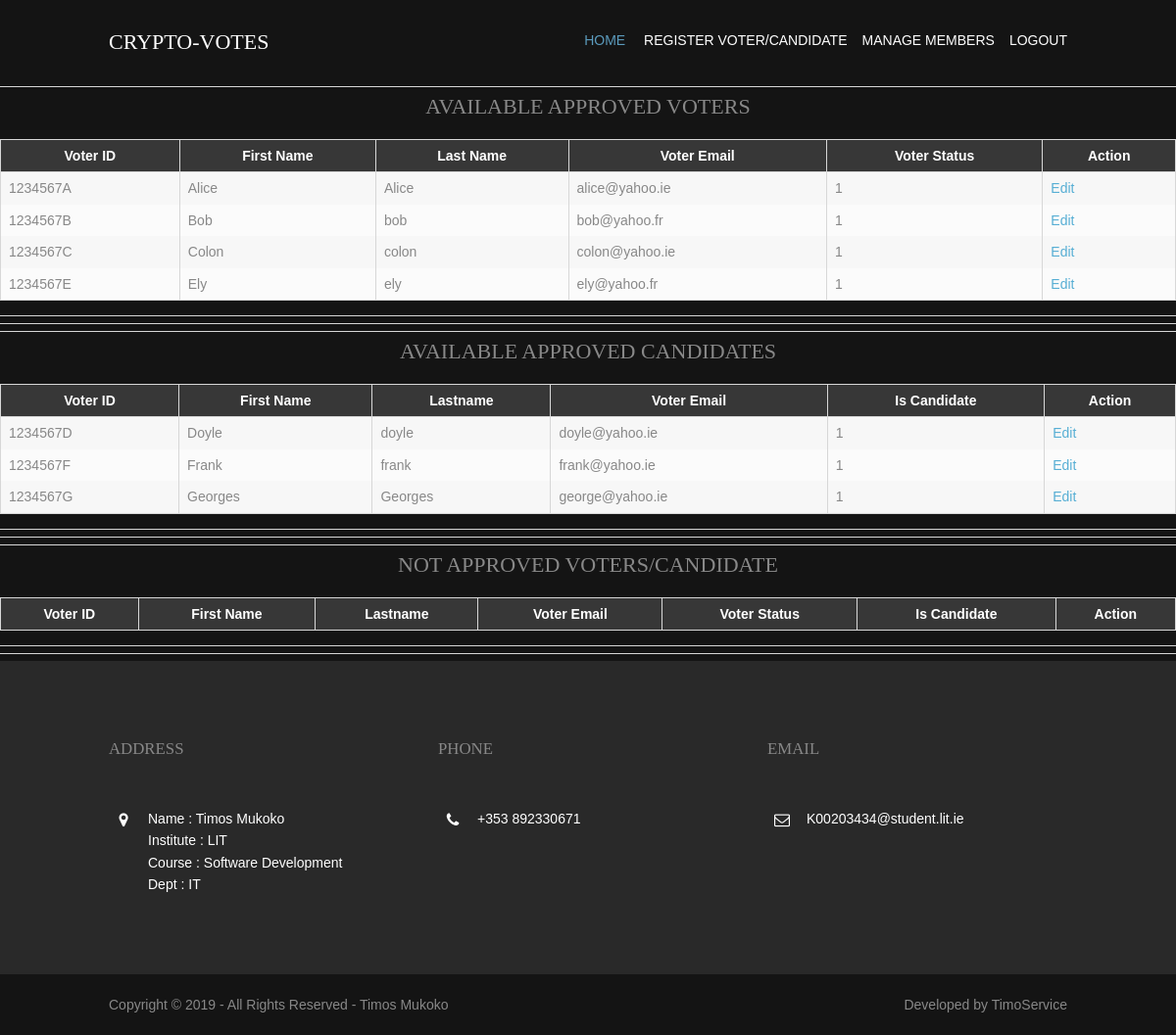
The page /manage-members.php (signed in) on the database its author committed.
### tables this page shows
CREATE TABLE `tbmembers` (
  `member_id` int(5) NOT NULL AUTO_INCREMENT,
  `first_name` varchar(45) NOT NULL,
  `last_name` varchar(45) NOT NULL,
  `email` varchar(45) NOT NULL,
  `voter_id` varchar(10) NOT NULL,
  `voter_pin` int(5) NOT NULL,
  `password` varchar(45) NOT NULL,
  `voter_status` int(11) NOT NULL DEFAULT '0',
  `candi_status` int(11) NOT NULL DEFAULT '0',
  `is_candidate` int(11) NOT NULL DEFAULT '0',
  `milestones` varchar(500) DEFAULT 'N/A',
  PRIMARY KEY (`member_id`),
  UNIQUE KEY `voter_id` (`voter_id`)
);

### manage-members.php (the view, shortened to what this page needs)
<?php
    $mysqli = new mysqli("localhost", "root", "", "poll3");
    $result = $mysqli->query("SELECT * FROM tbmembers WHERE voter_status=1 AND candi_status = 0");
?>
<?php
    $mysqli = new mysqli("localhost", "root", "", "poll3");
    $result3 = $mysqli->query("SELECT * FROM tbmembers WHERE candi_status=1");
?>
<!DOCTYPE html>
<html>
<head>
<link href="layout/styles/layout.css" rel="stylesheet" type="text/css" media="all">
</head>
<body id="top">
<div class="wrapper row1">
  <header id="header" class="hoc clear">
    <div id="logo" class="fl_left">
      <h1><a href="index.php">CRYPTO-VOTES</a></h1>
    </div>
    <nav id="mainav" class="fl_right">
      <ul class="clear">
        <li class="active"><a href="authority-manage.php">Home</a></li>
		<li><a href="registeracc.php">Register voter/Candidate</a>
                <li><a href="manage-members.php">Manage Members</a>
        <li><a href="logout.php">Logout</a></li>
      </ul>
    </nav>
  </header>
</div>
<div >
<hr>
<table border="0" width="620" align="center">
<CAPTION><h3>AVAILABLE APPROVED VOTERS </h3></CAPTION>
<tr>
<th>Voter ID</th>
<th>First Name</th>
<th>Last Name</th>
<th>Voter Email</th>
<th>Voter Status</th>
<th>Action</th>
</tr>
<?php
    while ($row = mysqli_fetch_array($result)){
    echo "<tr>";
    echo "<td>" . $row['voter_id']."</td>";
    echo "<td>" . $row['first_name']."</td>";
    echo "<td>" . $row['last_name']."</td>";
    echo "<td>" . $row['email']."</td>";
    echo "<td>" . $row['voter_status']."</td>";
	echo '<td><a href="updateMembres.php?id='.$row['member_id'].'" >Edit</a></td>';
	echo "</tr>";
    }
?>
</table>
<hr>
<hr>
</div>
  <div >
<hr>
<table border="0" width="620" align="center">
<CAPTION><h3>AVAILABLE APPROVED CANDIDATES </h3></CAPTION>
<tr>
<th>Voter ID</th>
<th>First Name</th>
<th>Lastname</th>
<th>Voter Email</th>
<th>Is Candidate</th>
<th>Action</th>
</tr>
<?php
    while ($row = mysqli_fetch_array($result3)){
    echo "<tr>";
    echo "<td>" . $row['voter_id']."</td>";
    echo "<td>" . $row['first_name']."</td>";
    echo "<td>" . $row['last_name']."</td>";
    echo "<td>" . $row['email']."</td>";
    echo "<td>" . $row['is_candidate']."</td>";
    echo '<td><a href="updateMembres.php?id='.$row['member_id'].'" >Edit</a></td>';
    echo "</tr>";
    }
?>
</table>
<hr>
<hr>
</div>
  <div >
<hr>
<table border="0" width="620" align="center">
<CAPTION><h3>NOT APPROVED VOTERS/CANDIDATE </h3></CAPTION>
<tr>
<th>Voter ID</th>
<th>First Name</th>
<th>Lastname</th>
<th>Voter Email</th>
<th>Voter Status</th>
<th>Is Candidate</th>
<th>Action</th>
</tr>
</table>
<hr>
<hr>
</div>
<?php include 'footer.php'; ?>

### footer.php (shortened to what this page needs)
<div class="wrapper row4">
  <footer id="footer" class="hoc clear">
    <div class="one_third first">
      <h6 class="title">Address</h6>
      <ul class="nospace linklist contact">
        <li><i class="fa fa-map-marker"></i>
          <address>
          <p>
          Name        : Timos Mukoko <br>
          Institute   : LIT <br>
          Course      : Software Development <br>
          Dept        : IT <br>
          </p>
          </address>
        </li>
      </ul>
    </div>
    <div class="one_third">
      <h6 class="title">Phone</h6>
      <ul class="nospace linklist contact">
        <li><i class="fa fa-phone"></i> +353 892330671</li>
      </ul>
    </div>
    <div class="one_third">
      <h6 class="title">Email</h6>
      <ul class="nospace linklist contact">
        <li><i class="fa fa-envelope-o"></i> K00203434@student.lit.ie </li>
      </ul>
    </div>
  </footer>
</div>
<div class="wrapper row5">
  <div id="copyright" class="hoc clear">
    <p class="fl_left">Copyright &copy; 2019 - All Rights Reserved - <a href="#">Timos Mukoko</a></p>
    <p class="fl_right">Developed by <a target="_blank" href="http://www.timoservice.com/" title="Timos">TimoService</a></p>
  </div>
</div>
</body>
</html>

### layout/styles/layout.css (style rules this page uses)
#header { padding:30px 0 0 0; }
#header #logo h1 { margin:0; padding:0; font-size:22px; text-transform:uppercase; }
#footer { padding:80px 0; }
#footer .title { margin:0 0 50px 0; padding:0; font-size:1.2rem; text-transform:uppercase; }
#footer .linklist li { display:block; margin-bottom:15px; padding:0 0 15px 0; border-bottom:1px solid; }
#footer .linklist li:last-child { margin:0; padding:0; border:none; }
#footer .linklist li::before, #footer .linklist li::after { display:table; content:""; }
#footer .linklist li, #footer .linklist li::after { clear:both; }
#footer .contact.linklist li, #footer .contact.linklist li:last-child { position:relative; padding-left:40px; }
#footer .contact li * { margin:0; padding:0; line-height:1.6; }
#footer .contact li i { display:block; position:absolute; top:0; left:0; width:30px; font-size:16px; text-align:center; }
#copyright { padding:20px 0; }
#copyright * { margin:0; padding:0; }
*, *::before, *::after { transition:all .3s ease-in-out; }
nav ul, nav ol { margin:0; padding:0; list-style:none; }
#mainav, #breadcrumb, .sidebar nav { line-height:normal; }
#mainav ul.clear { margin-top:3px; }
#mainav ul { text-transform:uppercase; }
#mainav li { display:inline-block; position:relative; margin:0 15px 0 0; padding:0; }
#mainav li:last-child { margin-right:0; }
#mainav li a { display:block; padding:0 0 32px 0; }
table, th, td { border:1px solid; border-collapse:collapse; vertical-align:top; }
table, th { table-layout:auto; }
table { width:100%; margin-bottom:15px; }
th, td { padding:5px 8px; }
td { border-width:0 1px; }
body { color:#888888; background-color:#141414; }
a { color:#56AED4; }
hr, .borderedbox { border-color:#D7D7D7; }
.row1 { color:#FFFFFF; background-color:#141414; }
.row4 { color:#FFFFFF; background-color:#292929; }
.row5, .row5 a { color:#888888; background-color:#141414; }
#header #logo * { color:inherit; }
#footer .title { color:#888888; }
#footer .linklist li { border-color:#141414; }
#mainav li a { color:inherit; }
#mainav .active a, #mainav a:hover, #mainav li:hover > a { color:#5B9BBD; background-color:inherit; }
table, th, td, #comments .avatar, #comments input, #comments textarea { border-color:#D7D7D7; }
th { color:#FFFFFF; background-color:#373737; }
tr, #comments li, #comments input[type="submit"], #comments input[type="reset"] { color:inherit; background-color:#FBFBFB; }
tr:nth-child(even), #comments li:nth-child(even) { color:inherit; background-color:#F7F7F7; }
table a, #comments a { background-color:inherit; }
@media screen and (min-width:978px) { .hoc { max-width:978px; } }

### layout/styles/framework.css (style rules this page uses)
html { overflow-y:scroll; overflow-x:hidden; }
html, body { margin:0; padding:0; font-size:14px; line-height:1.6em; }
*, *::before, *::after { box-sizing:border-box; }
.nospace { margin:0; padding:0; list-style:none; }
.clear, .group { display:block; }
.clear::before, .clear::after, .group::before, .group::after { display:table; content:""; }
.clear, .clear::after, .group, .group::after { clear:both; }
a { outline:none; text-decoration:none; }
.fl_left, .imgl { float:left; }
.fl_right, .imgr { float:right; }
body, input, textarea, select { font-family:Verdana, Geneva, sans-serif; }
h1, h2, h3, h4, h5, h6, .heading { font-family:Georgia, "Times New Roman", Times, serif; }
h1, h2, h3, h4, h5, h6, .heading { margin:0 0 20px 0; font-size:22px; line-height:normal; font-weight:normal; text-transform:capitalize; }
address { font-style:normal; font-weight:normal; }
hr { display:block; width:100%; height:1px; border:solid; border-width:1px 0 0 0; }
.wrapper { display:block; width:100%; margin:0; padding:0; text-align:left; word-wrap:break-word; }
.hoc { display:block; margin:0 auto; }
address, article, aside, figcaption, figure, footer, header, main, nav, section { display:block; margin:0; padding:0; }
.one_half, .one_third, .two_third, .one_quarter, .two_quarter, .three_quarter { display:inline-block; float:left; margin:0 0 0 3.06748466257669%; list-style:none; }
.first { margin-left:0; clear:left; }
.one_third { width:31.28834355828221%; }

### rows shown on the page
tbmembers: voter "1234567A", first_name "Alice", last_name "Alice", email "alice@yahoo.ie", voter_status "1"
tbmembers: voter "1234567B", first_name "Bob", last_name "bob", email "bob@yahoo.fr", voter_status "1"
tbmembers: voter "1234567C", first_name "Colon", last_name "colon", email "colon@yahoo.ie", voter_status "1"
tbmembers: voter "1234567E", first_name "Ely", last_name "ely", email "ely@yahoo.fr", voter_status "1"
tbmembers: voter "1234567D", first_name "Doyle", last_name "doyle", email "doyle@yahoo.ie", is_candidate "1"
tbmembers: voter "1234567F", first_name "Frank", last_name "frank", email "frank@yahoo.ie", is_candidate "1"
tbmembers: voter "1234567G", first_name "Georges", last_name "Georges", email "george@yahoo.ie", is_candidate "1"
